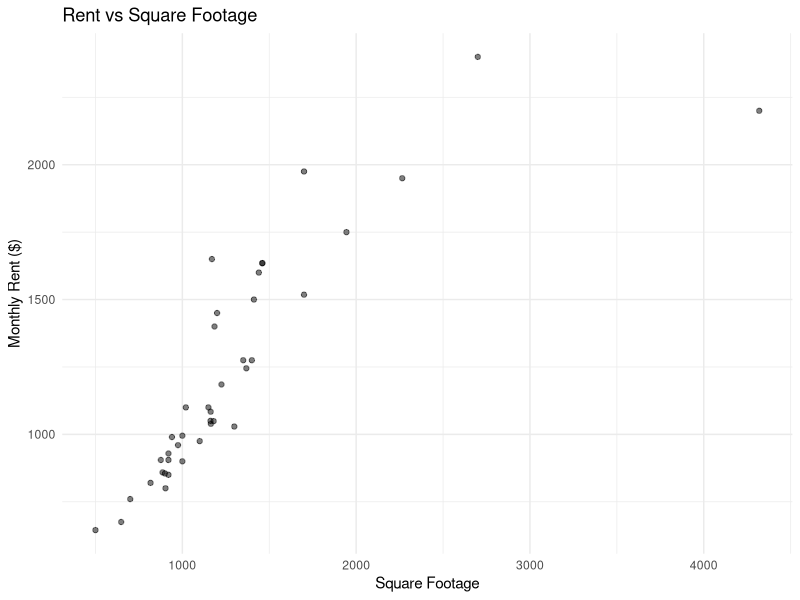
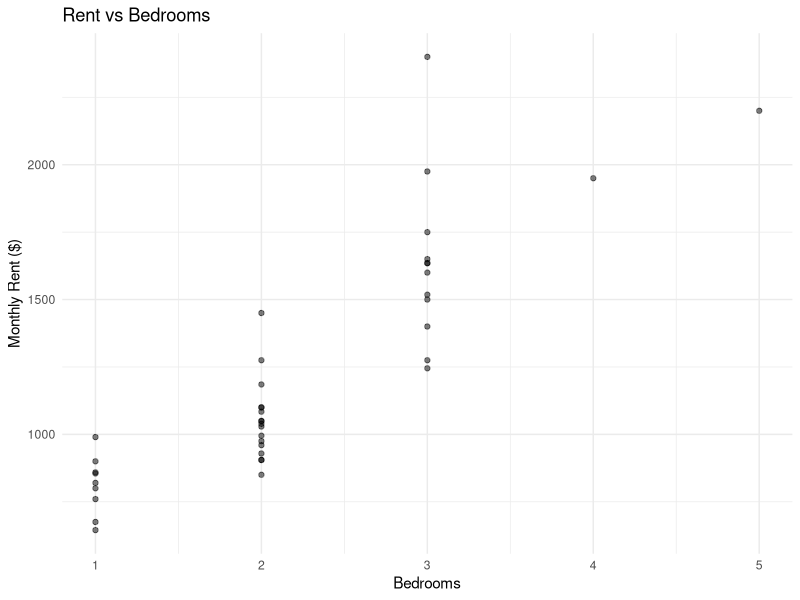
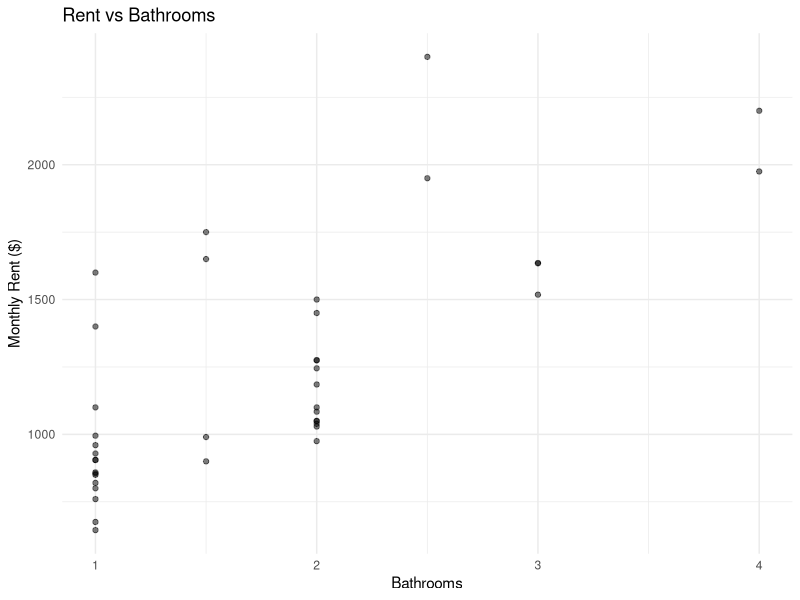

Source code (R) for these figures, in order:
library(ggplot2)
library(lmtest)
library(MASS)
library(car)


rent <- read.csv("AnnArbor.csv")
View(rent)

summary(rent)
sum(is.na(rent))


ggplot(rent, aes(x = Sqft, y = Rent)) +
  geom_point(alpha = 0.5) +
  ggtitle("Rent vs Square Footage") +
  xlab("Square Footage") +
  ylab("Monthly Rent ($)") +
  theme_minimal()

ggplot(rent, aes(x = Beds, y = Rent)) +
  geom_point(alpha = 0.5) +
  ggtitle("Rent vs Bedrooms") +
  xlab("Bedrooms") +
  ylab("Monthly Rent ($)") +
  theme_minimal()

ggplot(rent, aes(x = Baths, y = Rent)) +
  geom_point(alpha = 0.5) +
  ggtitle("Rent vs Bathrooms") +
  xlab("Bathrooms") +
  ylab("Monthly Rent ($)") +
  theme_minimal()


model_rent <- lm(Rent ~ Sqft + Beds + Baths, data = rent)
summary(model_rent)

new_rental <- data.frame(
  Sqft = 1600,
  Beds = 3,
  Baths = 2
)

predicted_rent <- predict(model_rent, newdata = new_rental)
predicted_rent

